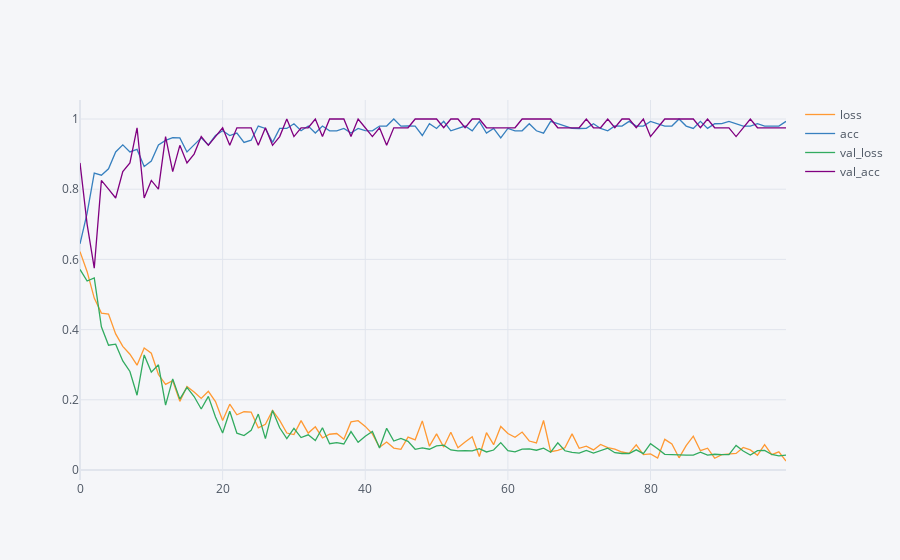

The cell this chart's notebook holds for it:
### Code cell
fig = df.iplot(asFigure=True)
fig.show()
